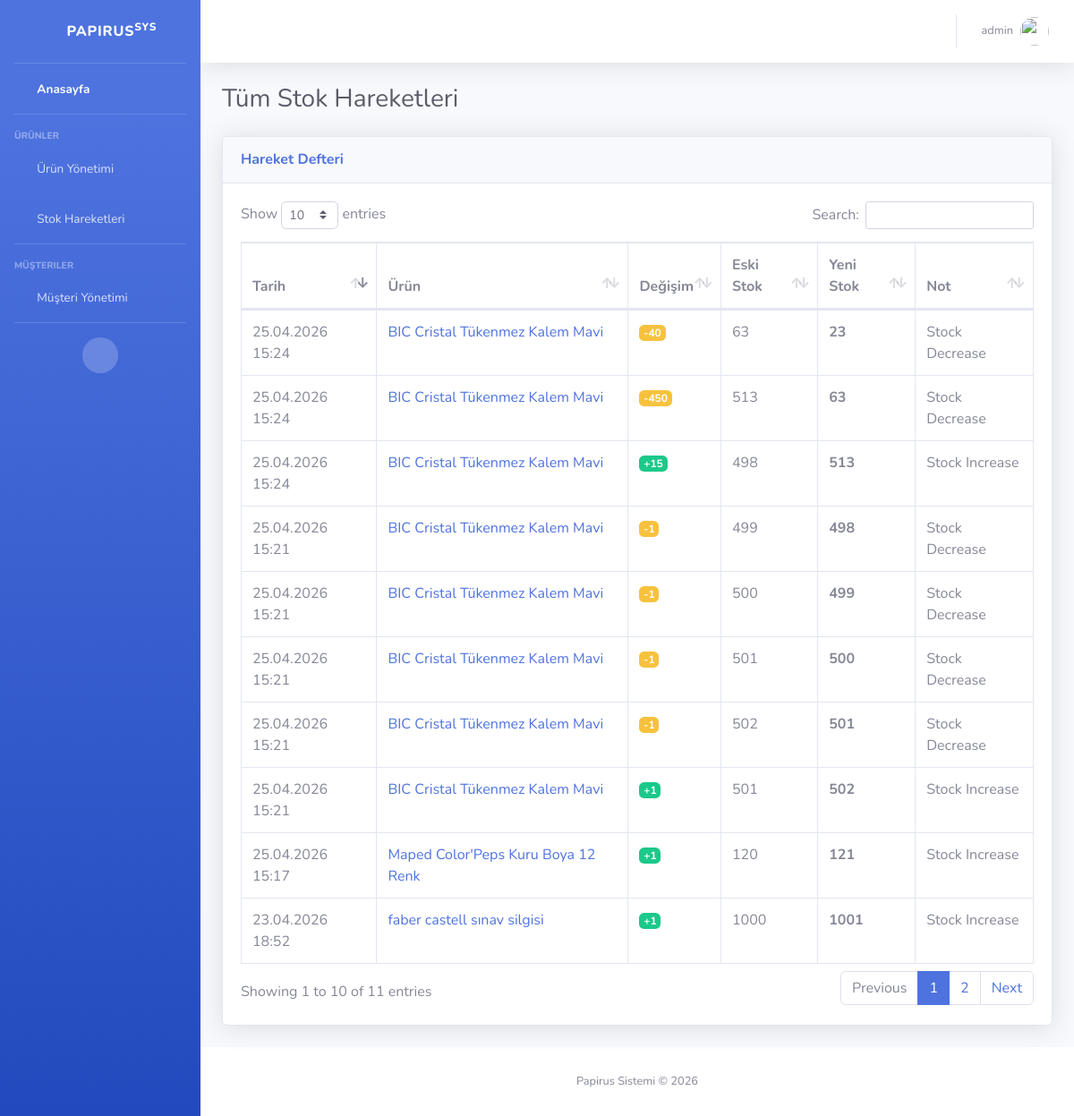
Screenshot of /stock-movements/ (signed in) with the database file from the repository.
### inventory/models.py (models this page shows, shortened)
class StockMovement(models.Model):
    product = models.ForeignKey(Product, on_delete=models.CASCADE, related_name='movements', verbose_name=_("Product"))
    change_amount = models.IntegerField(verbose_name=_("Change Amount"))
    old_stock = models.IntegerField(verbose_name=_("Old Stock"))
    new_stock = models.IntegerField(verbose_name=_("New Stock"))
    date = models.DateTimeField(auto_now_add=True, verbose_name=_("Date"))
    note = models.CharField(max_length=255, blank=True, default="", verbose_name=_("Note"))

class Product(models.Model):
    name = models.CharField(max_length=255, verbose_name=_("Product Name"))
    category = models.CharField(max_length=255, verbose_name=_("Category"))
    price = models.FloatField(verbose_name=_("Price"))
    manufacturer = models.CharField(max_length=255, verbose_name=_("Manufacturer"))
    stock_quantity = models.IntegerField(default=0, verbose_name=_("Stock Quantity"))
    unit = models.CharField(max_length=50, default="adet", verbose_name=_("Unit"))
    barcode = models.CharField(max_length=100, blank=True, default="", verbose_name=_("Barcode"))
    tax_rate = models.FloatField(default=20.0, verbose_name=_("Tax Rate (%)"))
    supplier = models.CharField(max_length=255, blank=True, default="", verbose_name=_("Supplier"))
    shelf_location = models.CharField(max_length=50, blank=True, default="", verbose_name=_("Shelf Location"))
    min_stock = models.IntegerField(default=0, verbose_name=_("Minimum Stock"))

### inventory/views.py (the view)
# urls.py: path('stock-movements/', views.all_stock_movements, name='all_stock_movements'),
@login_required
def all_stock_movements(request):
    movements = StockMovement.objects.select_related('product').order_by('-date')
    return render(request, 'inventory/all_stock_movements.html', {'movements': movements})

### templates/inventory/all_stock_movements.html (shortened to what this page needs)
{% extends 'base.html' %}
{% load static %}
{% load i18n %}
{% block extra_css %}
<link href="{% static 'vendor/datatables/dataTables.bootstrap4.min.css' %}" rel="stylesheet">
{% endblock %}
{% block content %}
<div class="d-sm-flex align-items-center justify-content-between mb-4">
    <h1 class="h3 mb-0 text-gray-800">{% trans "All Stock Movements" %}</h1>
</div>
<div class="card shadow mb-4">
    <div class="card-header py-3">
        <h6 class="m-0 font-weight-bold text-primary">{% trans "Movement Log" %}</h6>
    </div>
    <div class="card-body">
        <div class="table-responsive">
            <table class="table table-bordered" id="dataTable" width="100%" cellspacing="0">
                <thead>
                    <tr>
                        <th>{% trans "Date" %}</th>
                        <th>{% trans "Product" %}</th>
                        <th>{% trans "Change" %}</th>
                        <th>{% trans "Old Stock" %}</th>
                        <th>{% trans "New Stock" %}</th>
                        <th>{% trans "Note" %}</th>
                    </tr>
                </thead>
                <tbody>
                    {% for m in movements %}
                    <tr>
                        <td>{{ m.date|date:"d.m.Y H:i" }}</td>
                        <td><a href="{% url 'stock_history' m.product.pk %}">{{ m.product.name }}</a></td>
                        <td>
                            {% if m.change_amount > 0 %}
                                <span class="badge badge-success">+{{ m.change_amount }}</span>
                            {% else %}
                                <span class="badge badge-warning">{{ m.change_amount }}</span>
                            {% endif %}
                        </td>
                        <td>{{ m.old_stock }}</td>
                        <td><strong>{{ m.new_stock }}</strong></td>
                        <td>{{ m.note }}</td>
                    </tr>
                    {% empty %}
                    <tr>
                        <td colspan="6" class="text-center">{% trans "No stock movements yet." %}</td>
                    </tr>
                    {% endfor %}
                </tbody>
            </table>
        </div>
    </div>
</div>
{% endblock %}

### templates/base.html (shortened to what this page needs)
{% load static %}
{% load i18n %}
<!DOCTYPE html>
<html lang="{{ LANGUAGE_CODE }}">
<head>
    <link href="{% static 'vendor/fontawesome-free/css/all.min.css' %}" rel="stylesheet" type="text/css">
    <link href="{% static 'css/sb-admin-2.min.css' %}" rel="stylesheet">
    {% block extra_css %}{% endblock %}
</head>
<body id="page-top">
    <div id="wrapper">
        <ul class="navbar-nav bg-gradient-primary sidebar sidebar-dark accordion" id="accordionSidebar">
            <a class="sidebar-brand d-flex align-items-center justify-content-center" href="/">
                <div class="sidebar-brand-icon rotate-n-15">
                    <i class="fas fa-box"></i>
                </div>
                <div class="sidebar-brand-text mx-3">Papirus<sup>SYS</sup></div>
            </a>
            <hr class="sidebar-divider my-0">
            <li class="nav-item active">
                <a class="nav-link" href="/">
                    <i class="fas fa-fw fa-tachometer-alt"></i>
                    <span>{% trans "Dashboard" %}</span>
                </a>
            </li>
            <hr class="sidebar-divider">
            <div class="sidebar-heading">{% trans "Products" %}</div>
            <li class="nav-item">
                <a class="nav-link" href="{% url 'product_list' %}">
                    <i class="fas fa-fw fa-table"></i>
                    <span>{% trans "Product Management" %}</span>
                </a>
            </li>
            <li class="nav-item">
                <a class="nav-link" href="{% url 'all_stock_movements' %}">
                    <i class="fas fa-fw fa-history"></i>
                    <span>{% trans "Stock Movements" %}</span>
                </a>
            </li>
            <hr class="sidebar-divider">
            <div class="sidebar-heading">{% trans "Customers" %}</div>
            <li class="nav-item">
                <a class="nav-link" href="{% url 'customer_list' %}">
                    <i class="fas fa-fw fa-users"></i>
                    <span>{% trans "Customer Management" %}</span>
                </a>
            </li>
            <hr class="sidebar-divider d-none d-md-block">
            <div class="text-center d-none d-md-inline">
                <button class="rounded-circle border-0" id="sidebarToggle"></button>
            </div>
        </ul>
        <div id="content-wrapper" class="d-flex flex-column">
            <div id="content">
                <nav class="navbar navbar-expand navbar-light bg-white topbar mb-4 static-top shadow">
                    <ul class="navbar-nav ml-auto">
                        <li class="nav-item dropdown no-arrow mr-2">
                            <a class="nav-link dropdown-toggle" href="#" id="langDropdown" role="button"
                               data-toggle="dropdown" aria-haspopup="true" aria-expanded="false">
                                <i class="fas fa-globe fa-fw"></i>
                            </a>
                        </li>
                        <li class="nav-item dropdown no-arrow">
                            <a class="nav-link dropdown-toggle" href="#" id="userDropdown" role="button"
                                data-toggle="dropdown" aria-haspopup="true" aria-expanded="false">
                                <span class="mr-2 d-none d-lg-inline text-gray-600 small">{{ user.username }}</span>
                                <img class="img-profile rounded-circle" src="{% static 'img/undraw_profile.svg' %}">
                            </a>
                        </li>
                    </ul>
                </nav>
                <div class="container-fluid">
                    {% block content %}{% endblock %}
                </div>
            </div>
            <footer class="sticky-footer bg-white">
                <div class="container my-auto">
                    <div class="copyright text-center my-auto">
                        <span>Papirus Sistemi &copy; 2026</span>
                    </div>
                </div>
            </footer>
        </div>
    </div>
</body>
</html>

### rows the page displays
StockMovement: date "25.04.2026 15:24", product.name "BIC Cristal Tükenmez Kalem Mavi", change_amount "-40", old_stock "63", new_stock "23", note "Stock Decrease"
StockMovement: date "25.04.2026 15:24", product.name "BIC Cristal Tükenmez Kalem Mavi", change_amount "-450", old_stock "513", new_stock "63", note "Stock Decrease"
StockMovement: date "25.04.2026 15:24", product.name "BIC Cristal Tükenmez Kalem Mavi", change_amount "15", old_stock "498", new_stock "513", note "Stock Increase"
StockMovement: date "25.04.2026 15:21", product.name "BIC Cristal Tükenmez Kalem Mavi", change_amount "-1", old_stock "499", new_stock "498", note "Stock Decrease"
StockMovement: date "25.04.2026 15:21", product.name "BIC Cristal Tükenmez Kalem Mavi", change_amount "-1", old_stock "500", new_stock "499", note "Stock Decrease"
StockMovement: date "25.04.2026 15:21", product.name "BIC Cristal Tükenmez Kalem Mavi", change_amount "-1", old_stock "501", new_stock "500", note "Stock Decrease"
StockMovement: date "25.04.2026 15:21", product.name "BIC Cristal Tükenmez Kalem Mavi", change_amount "-1", old_stock "502", new_stock "501", note "Stock Decrease"
StockMovement: date "25.04.2026 15:21", product.name "BIC Cristal Tükenmez Kalem Mavi", change_amount "1", old_stock "501", new_stock "502", note "Stock Increase"
StockMovement: date "25.04.2026 15:17", product.name "Maped Color'Peps Kuru Boya 12 Renk", change_amount "1", old_stock "120", new_stock "121", note "Stock Increase"
StockMovement: date "23.04.2026 18:52", product.name "faber castell sınav silgisi", change_amount "1", old_stock "1000", new_stock "1001", note "Stock Increase"

### other values shown
{{ user.username }} "admin"
